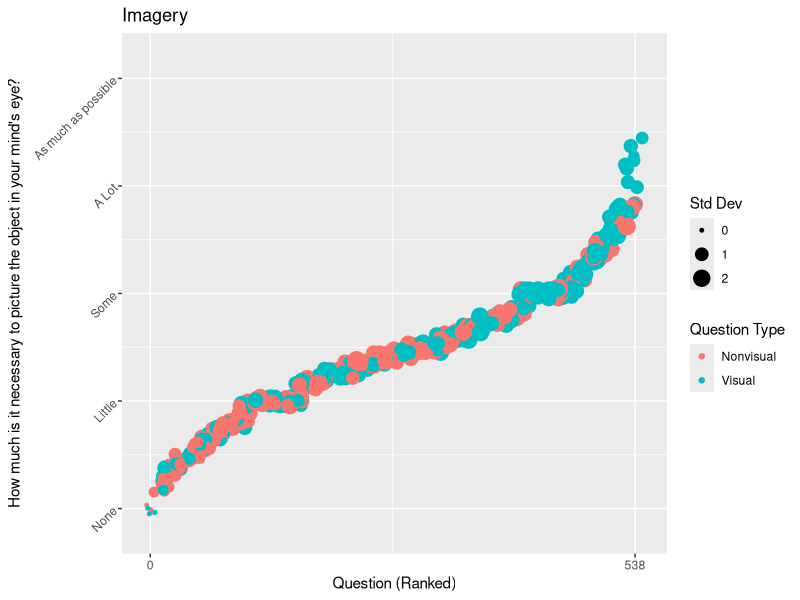
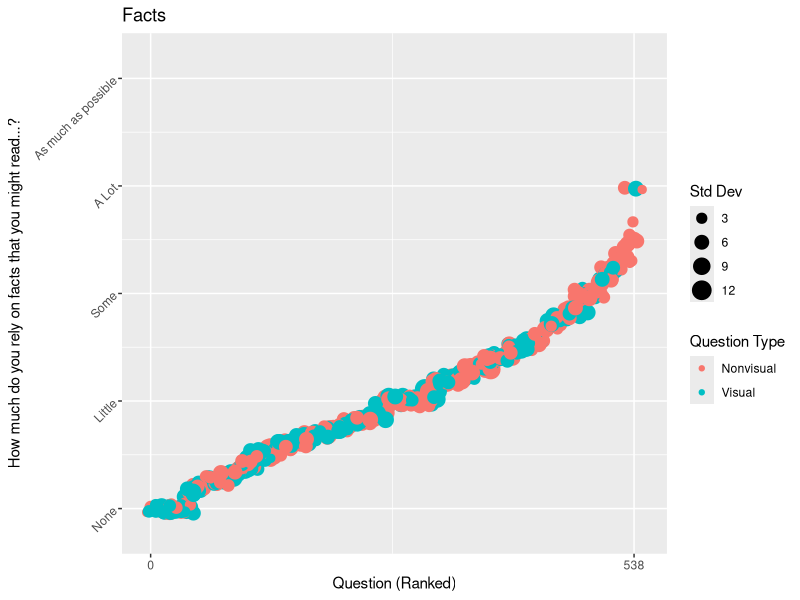
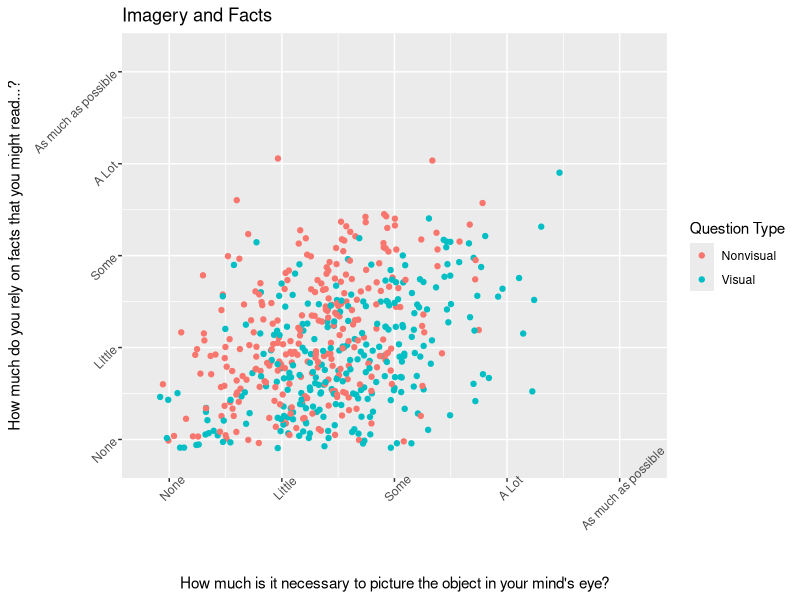
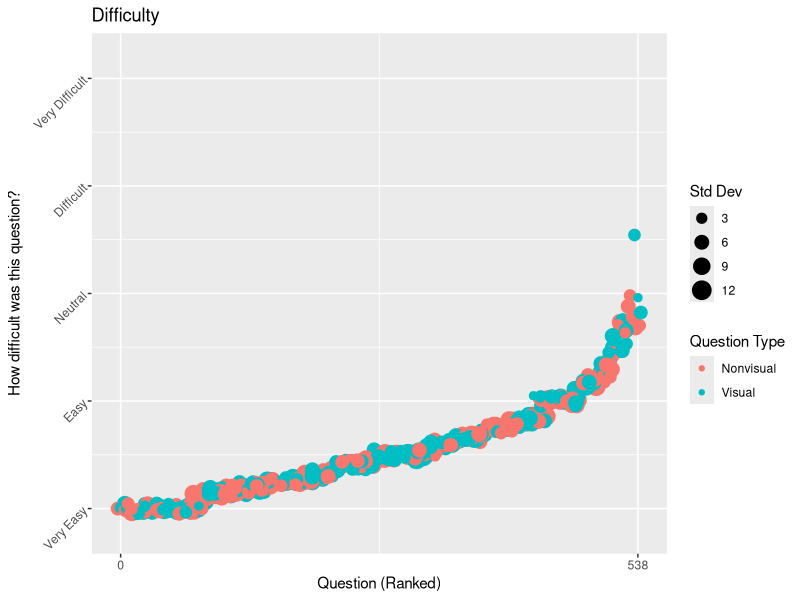
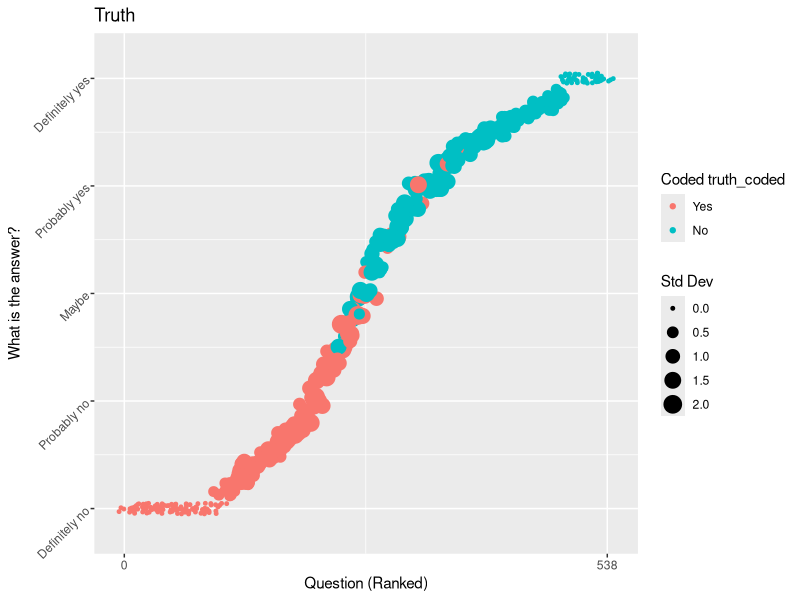

Reproduce these figures in R, in order.
library(ggplot2)

df <- read.csv('feature_norms.csv')

df$imagery_rank <- rank(df$imagery_mean, ties.method = "random")
df$facts_rank <- rank(df$facts_mean, ties.method = "random")
df$difficulty_rank <- rank(df$difficulty_mean, ties.method = "random")
df$truth_rank <- rank(df$truth_mean, ties.method = "random")

imagery_scale_y <- scale_y_continuous(
  name = "How much is it necessary to picture the object in your mind's eye?", 
  breaks = seq(0, 4, by = 1), 
  labels = c("None", "Little", "Some", "A Lot", "As much as possible")
)

imagery_scale_x <- scale_x_continuous(
  name = "How much is it necessary to picture the object in your mind's eye?", 
  breaks = seq(0, 4, by = 1), 
  labels = c("None", "Little", "Some", "A Lot", "As much as possible")
)

facts_scale_y <- scale_y_continuous(
  name = "How much do you rely on facts that you might read...?", 
  breaks = seq(0, 4, by = 1), 
  labels = c("None", "Little", "Some", "A Lot", "As much as possible")
)

facts_scale_x <- scale_x_continuous(
  name = "How much do you rely on facts that you might read...?", 
  breaks = seq(0, 4, by = 1), 
  labels = c("None", "Little", "Some", "A Lot", "As much as possible")
)

diff_scale_y <- scale_y_continuous(
  name = "How difficult was this question?", breaks = seq(-2, 2, by = 1),
  labels = c("Very Easy", "Easy", "Neutral", "Difficult", "Very Difficult")
)

diff_scale_x <- scale_x_continuous(
  name = "How difficult was this question?", breaks = seq(-2, 2, by = 1),
  labels = c("Very Easy", "Easy", "Neutral", "Difficult", "Very Difficult")
)

truth_scale_y <- scale_y_continuous(
  name = "What is the answer?", breaks = seq(-2, 2, by = 1), 
  labels = c("Definitely no", "Probably no", "Maybe", "Probably yes", "Definitely yes")
)

ggplot(df, aes(x = imagery_rank, y = imagery_mean, size = imagery_std, color = ftype)) +
  geom_point(position = position_jitter(height = 0.05, width = 10)) +
  coord_cartesian(ylim = c(-0.2,4.2)) +
  imagery_scale_y +
  scale_x_continuous("Question (Ranked)", breaks = c(0, 538)) +
  scale_size_continuous("Std Dev") +
  scale_color_discrete("Question Type", labels = c("Nonvisual", "Visual")) +
  theme(axis.text.y = element_text(angle = 45)) +
  ggtitle("Imagery")

# ggsave("../figures/feature-norms/imagery-ranked.png")

ggplot(df, aes(x = facts_rank, y = facts_mean, size = count, color = ftype)) +
  geom_point(position = position_jitter(height = 0.05, width = 10)) +
  coord_cartesian(ylim = c(-0.2,4.2)) +
  facts_scale_y +
  scale_x_continuous("Question (Ranked)", breaks = c(0, 538)) +
  scale_size_continuous("Std Dev") +
  scale_color_discrete("Question Type", labels = c("Nonvisual", "Visual")) +
  theme(axis.text.y = element_text(angle = 45)) +
  ggtitle("Facts")

# ggsave("../figures/feature-norms/facts-ranked.png")

ggplot(df, aes(x = imagery_mean, y = facts_mean, color = ftype)) + 
  geom_point(position = position_jitter(width = 0.1, height = 0.1)) +
  coord_cartesian(ylim = c(-0.2, 4.2), xlim = c(-0.2, 4.2)) +
  facts_scale_y +
  imagery_scale_x +
  scale_color_discrete("Question Type", labels = c("Nonvisual", "Visual")) +
  theme(axis.text.y = element_text(angle = 45),
        axis.text.x = element_text(angle = 45)) +
  ggtitle("Imagery and Facts")

# ggsave("../figures/feature-norms/imagery-by-facts.png")

ggplot(df, aes(x = difficulty_rank, y = difficulty_mean, size = count, color = ftype)) +
  geom_point(position = position_jitter(height = 0.05, width = 10)) +
  coord_cartesian(ylim = c(-2.2,2.2)) +
  diff_scale_y +
  scale_x_continuous("Question (Ranked)", breaks = c(0, 538)) +
  scale_size_continuous("Std Dev") +
  scale_color_discrete("Question Type", labels = c("Nonvisual", "Visual")) +
  theme(axis.text.y = element_text(angle = 45)) +
  ggtitle("Difficulty")

# ggsave("../figures/feature-norms/diff-ranked.png")

ggplot(df, aes(x = truth_rank, y = truth_mean, size = truth_std, color = truth_coded)) +
  geom_point(position = position_jitter(height = 0.05, width = 10)) +
  coord_cartesian(ylim = c(-2.2, 2.2)) +
  truth_scale_y +
  scale_x_continuous("Question (Ranked)", breaks = c(0, 538)) +
  scale_size_continuous("Std Dev") +
  scale_color_discrete("Coded truth_coded", labels = c("Yes", "No")) +
  theme(axis.text.y = element_text(angle = 45)) +
  ggtitle("Truth")

# ggsave("../figures/feature-norms/truth-ranked.png")
